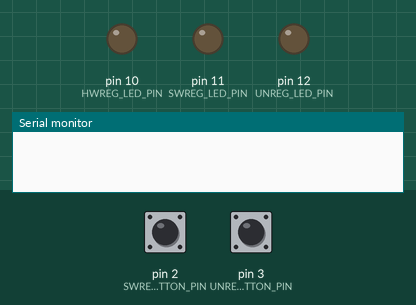
Bench run of a sketch on a simulated Arduino Uno, built with avr-gcc and run on an emulated ATmega328P. On the bench: output pins drawn as LEDs (lit = HIGH), the last lines printed to the serial monitor. The inputs (shaded band) are chosen by the test bench; at power-on: pin 2 (SWREG_BUTTON_PIN) HIGH, pin 3 (UNREG_BUTTON_PIN) HIGH.

Above: at 1.2 s.
1.3 s: pin 2 (SWREG_BUTTON_PIN) pulled LOW for 1 s
At 3.2 s:
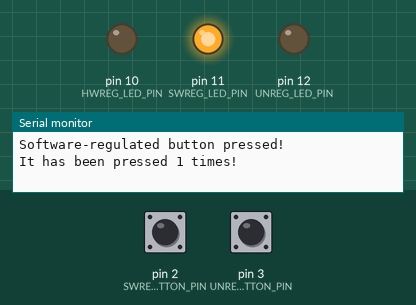
3.8 s: pin 3 (UNREG_BUTTON_PIN) pulled LOW for 1 s
At 5.1 s:
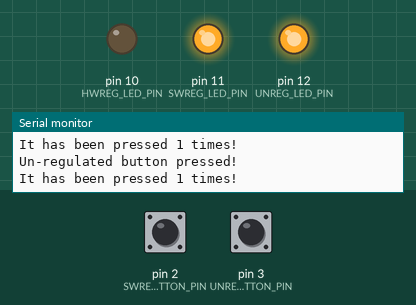
6.3 s: pin 2 (SWREG_BUTTON_PIN) pulled LOW for 3.2 s
At 8.2 s:
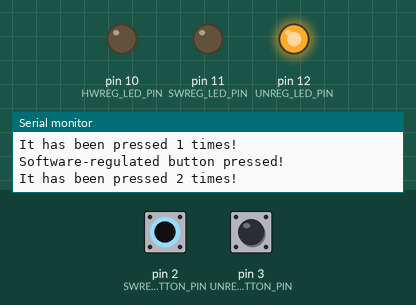
11.0 s: pin 3 (UNREG_BUTTON_PIN) pulled LOW for 3.2 s
At 11.8 s:
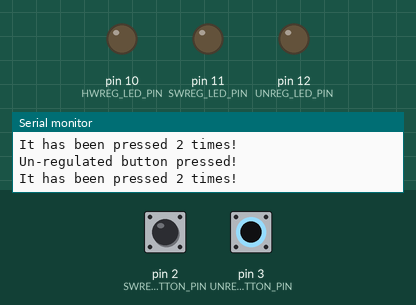
Timing chart, 0 to 14.0 s (numbered marks = the images above; inputs shaded):
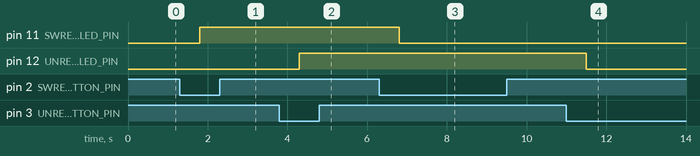

The sketch:

project_2_digital_inputs_ec.ino
```cpp
/**
 * OCE4531 Project 2: Digital Inputs and Interrupts Solution w/ Extra-Credit
 * @brief This is the solution for OCE4531's second project, Digital Inputs and Interrupts.
 * This should not be considered the absolute correct answer that all of the students must have,
 * but it is the ball park they should be within.
 * See handout for more information
 *
 * @author Braidan Duffy
 *
 * @date September 04, 2022
 *
 * @version v1.0
 */

// Define button pins according to schematic
#define HWREG_BUTTON_PIN 18 // Button that is regulated by a RC low-pass filter
#define SWREG_BUTTON_PIN 2 // Button that is regulated by a software debounce
#define UNREG_BUTTON_PIN 3 // Button that has an unregulated input

// Define LED pins according to schematic
#define HWREG_LED_PIN 10
#define SWREG_LED_PIN 11
#define UNREG_LED_PIN 12

// Define button hold time to trigger LED state change
#define BUTTON_HOLD_TIME 500 // ms

// Initialize LED states
bool hwregLEDState = false;
bool swregLEDState = false;
bool unregLEDState = false;

// Initialize button counters
long hwregBtnPresses = 0;
long swregBtnPresses = 0;
long unregBtnPresses = 0;

// Initialize button timers
long hwregBtnPressTime = 0;
long swregBtnPressTime = 0;
long unregBtnPressTime = 0;

void setup() {
    Serial.begin(115200);
    while(!Serial); // Wait for Serial connection

    // Set button pins to inputs with internal pullup resistors
    pinMode(HWREG_BUTTON_PIN, INPUT_PULLUP);
    pinMode(SWREG_BUTTON_PIN, INPUT_PULLUP);
    pinMode(UNREG_BUTTON_PIN, INPUT_PULLUP);

    // Attach Interrupt Service Routines (ISRs) to pins
    attachInterrupt(digitalPinToInterrupt(HWREG_BUTTON_PIN), hwregBtnISR, FALLING);
    attachInterrupt(digitalPinToInterrupt(SWREG_BUTTON_PIN), swregBtnISR, FALLING);
    attachInterrupt(digitalPinToInterrupt(UNREG_BUTTON_PIN), unregBtnISR, FALLING);

    // Set LED pins to outputs
    pinMode(HWREG_LED_PIN, OUTPUT);
    pinMode(SWREG_LED_PIN, OUTPUT);
    pinMode(UNREG_LED_PIN, OUTPUT);
}

void loop() {
    // Hardware-regulated button LED code
    // Button hold handler
    static long _oldHWPresses = 0;
    if (hwregBtnPresses != _oldHWPresses && !digitalRead(HWREG_BUTTON_PIN) && millis() > hwregBtnPressTime+BUTTON_HOLD_TIME) { // Check for button press, button currently being held, button held for BUTTON_HOLD_TIME
        hwregLEDState = !hwregLEDState; // Change LED state
        digitalWrite(HWREG_LED_PIN, hwregLEDState);
        _oldHWPresses = hwregBtnPresses; // Reset check counter
    }

    // Software-regulated button LED code
    // Button hold handler
    static long _oldSWPresses = 0;
    if (swregBtnPresses != _oldSWPresses && !digitalRead(SWREG_BUTTON_PIN) && millis() > swregBtnPressTime+BUTTON_HOLD_TIME) { // Check for button press, button currently being held, button held for BUTTON_HOLD_TIME
        swregLEDState = !swregLEDState; // Change LED state
        digitalWrite(SWREG_LED_PIN, swregLEDState);
        _oldSWPresses = swregBtnPresses; // Reset check counter
    }

    // Un-regulated button LED code
    // Button hold handler
    static long _oldUNPresses = 0;
    if (unregBtnPresses != _oldUNPresses && !digitalRead(UNREG_BUTTON_PIN) && millis() > unregBtnPressTime+BUTTON_HOLD_TIME) { // Check for button press, button currently being held, button held for BUTTON_HOLD_TIME
        unregLEDState = !unregLEDState; // Change LED state
        digitalWrite(UNREG_LED_PIN, unregLEDState);
        _oldUNPresses = unregBtnPresses; // Reset check counter
    }
}

// ==================================
// === INTERRUPT SERVICE ROUTINES ===
// ==================================

void hwregBtnISR() {
    hwregBtnPresses++; // Increment button presses
    hwregBtnPressTime = millis(); // Record the current time when the button is pressed
    Serial.println("Hardware-regulated button pressed!");
    Serial.print("It has been pressed "); Serial.print(hwregBtnPresses); Serial.println(" times!");
    Serial.println();
}

void swregBtnISR() {
    static unsigned long _lastInterruptTime = 0;
    unsigned long _curInterruptTime = millis();
    if (_curInterruptTime - _lastInterruptTime > 100) { // If interrupts come faster than 100ms, assume it's a bounce and ignore
        swregBtnPresses++; // Increment button presses
        swregBtnPressTime = millis(); // Record the current time when the button is pressed
        Serial.println("Software-regulated button pressed!");
        Serial.print("It has been pressed "); Serial.print(swregBtnPresses); Serial.println(" times!");
        Serial.println();
    }
    _lastInterruptTime = _curInterruptTime;
}

void unregBtnISR() {
    unregBtnPresses++; // Increment button presses
    unregBtnPressTime = millis(); // Record the current time when the button is pressed
    Serial.println("Un-regulated button pressed!");
    Serial.print("It has been pressed "); Serial.print(unregBtnPresses); Serial.println(" times!");
    Serial.println();
}
```

Measured:
- after the input at 1.3 s, pin 11 (SWREG_LED_PIN): LOW → HIGH after 0.50 s
- after the input at 3.8 s, pin 12 (UNREG_LED_PIN): LOW → HIGH after 0.50 s
- after the input at 6.3 s, pin 11 (SWREG_LED_PIN): HIGH → LOW after 0.50 s
- after the input at 11.0 s, pin 12 (UNREG_LED_PIN): HIGH → LOW after 0.50 s
